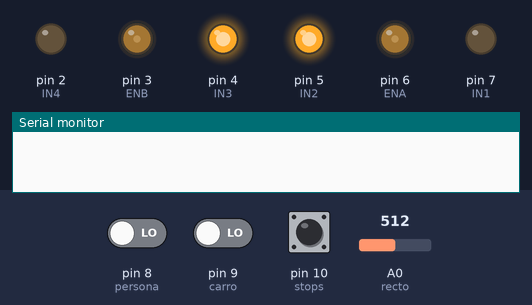
A sketch run on a simulated Arduino Uno, built with avr-gcc and run on an emulated ATmega328P. On the bench: output pins drawn as LEDs (lit = HIGH), the last lines printed to the serial monitor. The test bench sets the inputs (shaded band); at power-on: pin 10 (stops) LOW, pin 8 (persona) LOW, pin 9 (carro) LOW, A0 (recto) = 512.

Above: at 1.2 s.
1.3 s: pin 10 (stops) pulled HIGH for 0.15 s
At 1.5 s:
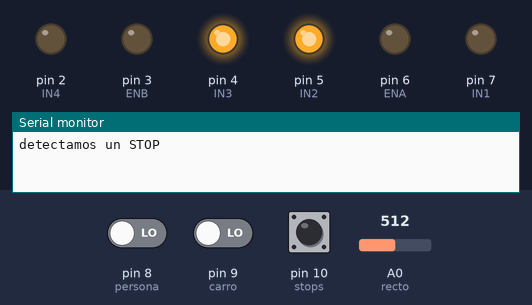
3.1 s: pin 8 (persona) driven HIGH
5.1 s: pin 9 (carro) driven HIGH
6.9 s: pin 10 (stops) pulled HIGH for 3.2 s
At 10.9 s:
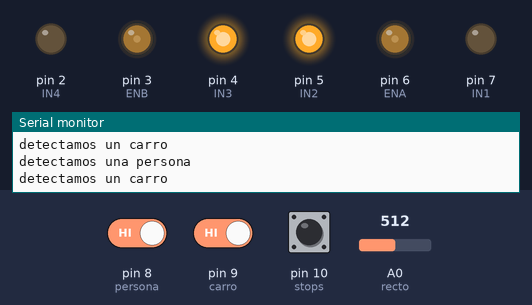
11.7 s: pin 10 (stops) pulled HIGH for 1 s
At 12.3 s:
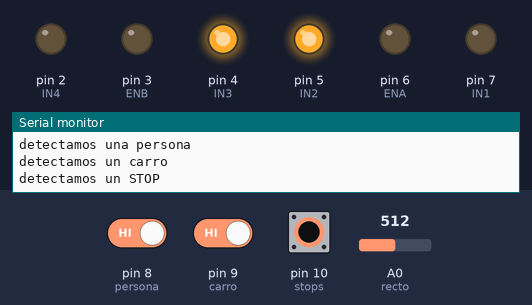
15.7 s: pin 8 (persona) driven LOW
Timing chart, 0 to 18.7 s (numbered marks = the images above; inputs shaded):
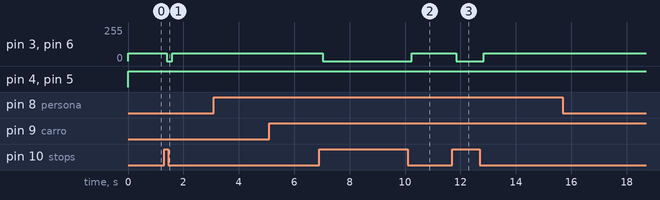

Measured:
- after the input at 1.3 s, pin 3 (ENB), pin 6 (ENA): 60/255 → 0/255 after 0.10 s, → 60/255 0.20 s later
- after the input at 6.9 s, pin 3 (ENB), pin 6 (ENA): 60/255 → 0/255 after 0.12 s, → 60/255 3.2 s later
- after the input at 11.7 s, pin 3 (ENB), pin 6 (ENA): 60/255 → 0/255 after 0.15 s, → 60/255 1.0 s later

The sketch:

codigo_arduino.ino
```cpp
int IN3 = 4;
int IN4 = 2;
int ENB = 3;
int IN1 = 7;
int IN2 = 5;
int ENA = 6;
int persona = 8;
int carro = 9;
int stops = 10;
int derecha=A2;
int izquierda=A1;
int recto=A0;
void setup()
{
 Serial.begin(9600);   // pongo puerto serie
 pinMode (ENB, OUTPUT);
 pinMode (IN3, OUTPUT);
 pinMode (IN4, OUTPUT);
 pinMode (ENA, OUTPUT);
 pinMode (IN1, OUTPUT);
 pinMode (IN2, OUTPUT);
 pinMode (persona,INPUT); // llerga de la pi
 pinMode (carro,INPUT);
 pinMode (stops,INPUT);
 pinMode (derecha,INPUT);
 pinMode(izquierda,INPUT);
 pinMode(recto,INPUT);
}
void loop()
{
  digitalWrite (IN3, HIGH);
  digitalWrite (IN4, LOW);
  digitalWrite (IN1, LOW);
  digitalWrite (IN2, HIGH);
  analogWrite(ENB,75);
  analogWrite(ENA,75);
  // vamos a darle direccion
  derecha=analogRead(derecha);
  if (derecha==HIGH);{
    analogWrite(ENB,0);
    analogWrite(ENA,70);
  }
    izquierda=analogRead(izquierda);
  if (izquierda==HIGH);{
    analogWrite(ENB,70);
    analogWrite(ENA,0);

  }
      recto=analogRead(recto);
  if (recto==HIGH);{
    analogWrite(ENB,70);
    analogWrite(ENA,70);

  }


  persona=digitalRead(8); // para persona
  if (persona ==HIGH){
    Serial.println("detectamos una persona");
  }
  else {
    Serial.println("");
  }
  carro=digitalRead(9);// para el carro
    if (carro ==HIGH){
    Serial.println("detectamos un carro");
  }
  else {
    Serial.println("");
  }
  stops=digitalRead(10);// para los stop
    if (stops ==HIGH){
        analogWrite(ENB,0);
        analogWrite(ENA,0);

    Serial.println("detectamos un STOP");
  }
  else {
    Serial.println("");
    analogWrite(ENB,60);
    analogWrite(ENA,60);
  }

  delay(200);
}
```
